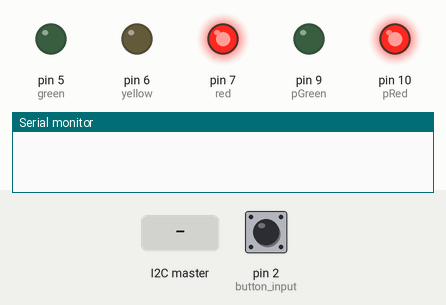
Recording of a sketch running on a simulated Arduino Uno, built with avr-gcc and run on an emulated ATmega328P. On the bench: output pins drawn as LEDs (lit = HIGH), the last lines printed to the serial monitor. Dashed ring = blinking. Inputs (shaded band) come from the test bench; at power-on: pin 2 (button_input) LOW.

Above: at 1.2 s.
1.3 s: the I2C master sends the byte 1
At 2.3 s:
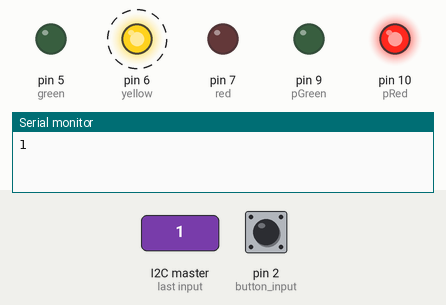
At 3.3 s:
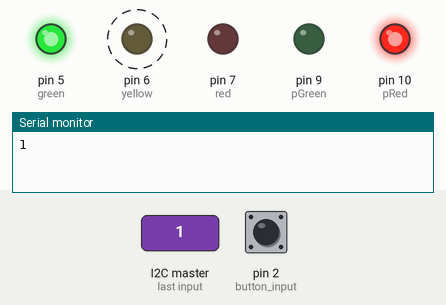
Timing chart, 0 to 6.0 s (numbered marks = the images above; inputs shaded):
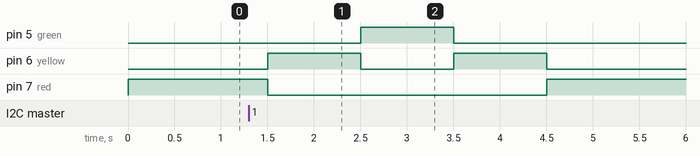

The sketch:

Receiver.ino
```cpp
//Arduino B
#include <Wire.h>

#define red 7
#define yellow 6
#define green 5
#define pRed 10
#define pGreen 9

int T_Delay= 1000;
int button_input= 2;
volatile int button_state= 0;
volatile bool Hub;

void setup()
{
  Wire.begin(1);
  Wire.onReceive(receiveEvent);
  Wire.onRequest(requestEvent);
  Serial.begin(9600);

  pinMode(red,OUTPUT);
  pinMode(yellow,OUTPUT);
  pinMode(green,OUTPUT);

  pinMode(pRed,OUTPUT);
  pinMode(pGreen,OUTPUT);
  pinMode(button_input,INPUT);

  digitalWrite(pRed,HIGH);

  attachInterrupt(digitalPinToInterrupt(button_input),Interruption,CHANGE);

}


void loop(){

   T_red();
   delay(500);

  if(Hub == true){
    Second_Lane();
    delay(100);

    Hub= false;
  }

}

void Second_Lane(){

 if (button_state == 1){
 Pedastrian_lane ();

  }else{
  Traffic_lane ();
  }

}

void Pedastrian_lane (){
    P_green();
    delay(2000);
    P_Red();
    delay(1000);
    button_state=0;
}

void Traffic_lane ()
{
  T_yellow ();
  delay(T_Delay);

  T_green ();
  delay(T_Delay);

  T_yellow ();
  delay(T_Delay);

  T_red();
  delay(T_Delay);

}

void T_red(){
  digitalWrite(red,HIGH);
  digitalWrite(yellow,LOW);
  digitalWrite(green,LOW);
}

void T_yellow (){
  digitalWrite(red,LOW);
  digitalWrite(yellow,HIGH);
  digitalWrite(green,LOW);
}

void T_green (){
  digitalWrite(red,LOW);
  digitalWrite(yellow,LOW);
  digitalWrite(green,HIGH);
}


void P_green() {
 digitalWrite(pRed,LOW);
 delay(500);
 digitalWrite(pGreen,HIGH);
}

void P_Red() {
 digitalWrite(pGreen,LOW);
 delay(300);
 digitalWrite(pRed,HIGH);
}

void Interruption(){
  button_state= 1;
}

void receiveEvent(int howMany)
  {
  while(Wire.available())
  {
    Hub = Wire.read();
    Serial.println(Hub);
  }}

void requestEvent()
{
    Wire.write(Hub =! Hub);
    Serial.println(Hub);
}
```

Measured:
- after the input at 1.3 s, pin 5 (green): LOW → HIGH after 1.2 s, → LOW 1.0 s later; pin 6 (yellow): alternates HIGH for 1.0 s and LOW for 1.0 s, 4 changes in all, then stays LOW, starting after 0.20 s; pin 7 (red): HIGH → LOW after 0.20 s, → HIGH 3.0 s later
